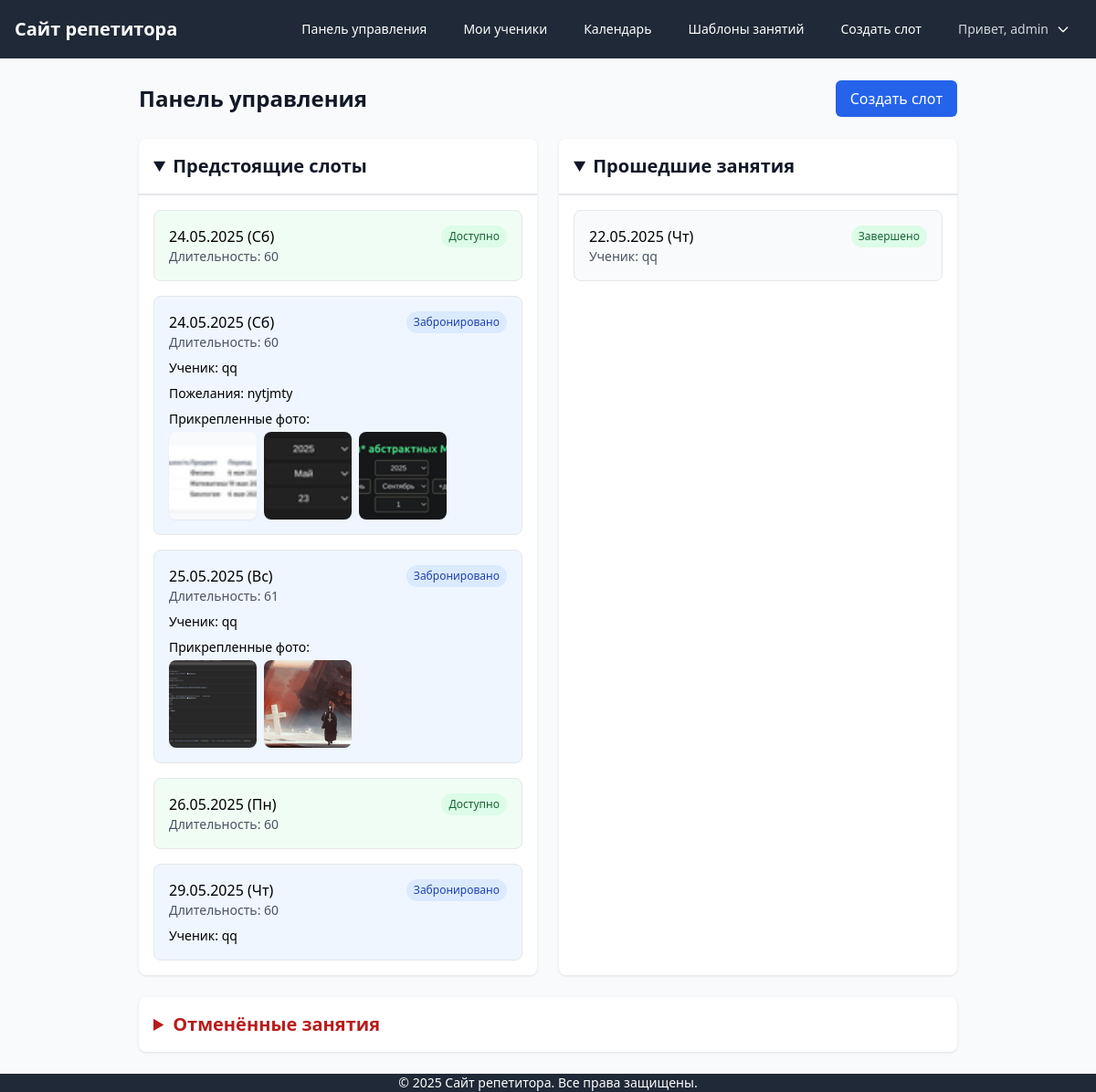
The app's page /tutor/ (signed in) with its own data.
### scheduler/models.py (models this page shows, shortened)
class TimeSlot(models.Model):
    STATUS_CHOICES = [
        ('available', 'Доступно'),
        ('booked', 'Забронировано'),
        ('completed', 'Завершено'),
        ('cancelled', 'Отменено'),
    ]
    tutor = models.ForeignKey(User, on_delete=models.CASCADE, related_name='time_slots')
    student = models.ForeignKey(User, on_delete=models.SET_NULL, null=True, blank=True, related_name='booked_slots')
    datetime = models.DateTimeField()
    status = models.CharField(max_length=10, choices=STATUS_CHOICES, default='available')
    duration = models.IntegerField(default=60, help_text='Длительность в минутах')
    notes = models.TextField(blank=True)
    class Meta:
        unique_together = ['tutor', 'datetime']
        ordering = ['datetime']

class Lesson(models.Model):
    STATUS_CHOICES = [
        ('scheduled', 'Запланировано'),
        ('completed', 'Завершено'),
        ('cancelled', 'Отменено'),
    ]
    SUBJECT_CHOICES = [
        ('math', 'Математика'),
        ('physics', 'Физика'),
        ('chemistry', 'Химия'),
        ('biology', 'Биология'),
        ('english', 'Английский язык'),
        ('russian', 'Русский язык'),
        ('literature', 'Литература'),
        ('history', 'История'),
        ('geography', 'География'),
        ('other', 'Другое'),
    ]
    time_slot = models.OneToOneField(TimeSlot, on_delete=models.CASCADE, related_name='lesson')
    student = models.ForeignKey(User, on_delete=models.CASCADE, related_name='booked_lessons')
    status = models.CharField(max_length=20, choices=STATUS_CHOICES, default='scheduled')
    subject = models.CharField(max_length=20, choices=SUBJECT_CHOICES, default='math')
    notes = models.TextField(blank=True)
    created_at = models.DateTimeField(auto_now_add=True)
    updated_at = models.DateTimeField(auto_now=True)

class LessonPhoto(models.Model):
    lesson = models.ForeignKey('Lesson', on_delete=models.CASCADE, related_name='photos')
    photo = models.ImageField(upload_to=lesson_photo_path)
    thumbnail = models.ImageField(upload_to=lesson_photo_path, blank=True, null=True)
    created_at = models.DateTimeField(auto_now_add=True)

### scheduler/views.py (the view)
# urls.py: path('tutor/', views.tutor_dashboard, name='tutor_dashboard'),
@login_required
@user_passes_test(is_tutor)
def tutor_dashboard(request):
    ensure_recurring_slots_for_tutor(request.user)
    slots = TimeSlot.objects.filter(
        tutor=request.user
    ).order_by('datetime')
    lessons = Lesson.objects.filter(
        time_slot__tutor=request.user
    ).order_by('time_slot__datetime')
    cancelled_lessons = lessons.filter(status='cancelled')
    context = {
        'now': timezone.now(),
        'slots': slots,
        'lessons': lessons,
        'upcoming_slots': slots.filter(datetime__gte=timezone.now()),
        'past_lessons': lessons.filter(time_slot__datetime__lt=timezone.now()).order_by('-time_slot__datetime'),
        'cancelled_lessons': cancelled_lessons,
    }
    return render(request, 'scheduler/tutor/dashboard.html', context)

### scheduler/templatetags/scheduler_extras.py (called while the page is built)
@register.filter
def date_with_weekday(value):
    if not value:
        return ""
    weekdays = ['Пн', 'Вт', 'Ср', 'Чт', 'Пт', 'Сб', 'Вс']
    return f"{value.strftime('%d.%m.%Y')} ({weekdays[value.weekday()]})"

### scheduler/views.py (called while the page is built)
def is_tutor(user):
    return user.groups.filter(name='Tutors').exists()

### scheduler/templates/scheduler/tutor/dashboard.html (shortened to what this page needs)
{% extends 'base.html' %}
{% load scheduler_extras %}
{% block content %}
<div class="space-y-6 max-w-4xl mx-auto">
    <div class="flex justify-between items-center">
        <h1 class="text-2xl font-bold text-gray-900">Панель управления</h1>
        <a href="{% url 'create_time_slot' %}" class="bg-blue-600 text-white px-4 py-2 rounded-md hover:bg-blue-700">
            Создать слот
        </a>
    </div>
    <div class="grid grid-cols-1 md:grid-cols-2 gap-6">
        <details open class="h-full">
            <summary class="text-xl font-semibold text-gray-900">Предстоящие слоты</summary>
            <div>
                {% if upcoming_slots %}
                    <div class="space-y-4">
                        {% for slot in upcoming_slots %}
                            <div class="border rounded-lg p-4 {% if slot.status == 'booked' %}bg-blue-50{% elif slot.status == 'available' %}bg-green-50{% else %}bg-gray-50{% endif %}">
                                <div class="flex justify-between items-start">
                                    <div>
                                        <p class="font-medium">{{ slot.datetime|date_with_weekday }}</p>
                                        <p class="text-sm text-gray-600">Длительность: {{ slot.duration }}</p>
                                    </div>
                                    <span class="px-2 py-1 text-xs rounded-full
                                        {% if slot.status == 'available' %}bg-green-100 text-green-800
                                        {% elif slot.status == 'booked' %}bg-blue-100 text-blue-800
                                        {% else %}bg-gray-100 text-gray-800{% endif %}">
                                        {{ slot.get_status_display }}
                                    </span>
                                </div>
                                {% if slot.student %}
                                    <p class="mt-2 text-sm">Ученик: {{ slot.student.get_full_name|default:slot.student.username }}</p>
                                    {% if slot.lesson.notes %}
                                        <p class="mt-2 text-sm">Пожелания: {{ slot.lesson.notes }}</p>
                                    {% endif %}
                                    {% if slot.lesson.photos.exists %}
                                        <div class="mt-2">
                                            <p class="text-sm font-medium mb-1">Прикрепленные фото:</p>
                                            <div class="flex flex-wrap gap-2">
                                                {% for photo in slot.lesson.photos.all %}
                                                    <img src="{{ photo.thumbnail.url }}"
                                                         alt="Фото к занятию"
                                                         class="w-24 h-24 object-cover rounded-lg shadow-sm cursor-pointer hover:opacity-90 transition-opacity"
                                                         onclick="openModal('{{ photo.photo.url }}', {{ forloop.counter0 }}, {{ slot.lesson.photos.count }})">
                                                {% endfor %}
                                            </div>
                                        </div>
                                    {% endif %}
                                {% endif %}
                            </div>
                        {% endfor %}
                    </div>
                {% else %}
                    <p class="text-gray-500">Нет предстоящих слотов</p>
                {% endif %}
            </div>
        </details>
        <details open class="h-full">
            <summary class="text-xl font-semibold text-gray-900">Прошедшие занятия</summary>
            <div>
                {% if past_lessons %}
                    <div class="space-y-4">
                        {% for lesson in past_lessons %}
                            <div class="border rounded-lg p-4 bg-gray-50">
                                <div class="flex justify-between items-start">
                                    <div>
                                        <p class="font-medium">{{ lesson.time_slot.datetime|date_with_weekday }}</p>
                                        <p class="text-sm text-gray-600">Ученик: {{ lesson.student.get_full_name|default:lesson.student.username }}</p>
                                    </div>
                                    {% if lesson.status == "scheduled" and lesson.time_slot.datetime < now %}
                                        <span class="px-2 py-1 text-xs rounded-full bg-green-100 text-green-800">Завершено</span>
                                    {% elif lesson.status == "cancelled" %}
                                        <span class="px-2 py-1 text-xs rounded-full bg-red-100 text-red-800">Отменено</span>
                                    {% else %}
                                        <span class="px-2 py-1 text-xs rounded-full bg-gray-100 text-gray-800">{{ lesson.get_status_display }}</span>
                                    {% endif %}
                                </div>
                            </div>
                        {% endfor %}
                    </div>
                {% else %}
                    <p class="text-gray-500">Нет прошедших занятий</p>
                {% endif %}
            </div>
        </details>
    </div>
    <details class="h-full">
        <summary class="text-xl font-semibold text-red-700">Отменённые занятия</summary>
    </details>
</div>
{% endblock %}

### scheduler/templates/base.html (shortened to what this page needs)
{% load static %}
<!DOCTYPE html>
<html lang="ru">
<head>
    <link rel="stylesheet" href="{% static 'css/output.css' %}">
</head>
<body class="flex flex-col min-h-screen bg-gray-50">
    <nav class="bg-gray-800 text-white">
        <div class="w-full max-w-[80rem] mx-auto px-4">
            <div class="flex items-center justify-between h-16">
                <div class="flex items-center">
                    <a href="{% url 'home' %}" class="text-xl font-bold">Сайт репетитора</a>
                </div>
                <div class="flex items-center space-x-4">
                    {% if user.is_authenticated %}
                        {% if not viewing_as_tutor and user.groups.all.0.name == 'Tutors' %}
                            <a href="{% url 'tutor_dashboard' %}" class="px-3 py-2 rounded-md text-sm font-medium hover:bg-gray-700">Панель управления</a>
                            <a href="{% url 'student_list' %}" class="px-3 py-2 rounded-md text-sm font-medium hover:bg-gray-700">Мои ученики</a>
                            <a href="{% url 'tutor_calendar' %}" class="px-3 py-2 rounded-md text-sm font-medium hover:bg-gray-700">Календарь</a>
                            <a href="{% url 'recurring_templates_list' %}" class="px-3 py-2 rounded-md text-sm font-medium hover:bg-gray-700">Шаблоны занятий</a>
                            <a href="{% url 'create_time_slot' %}" class="px-3 py-2 rounded-md text-sm font-medium hover:bg-gray-700">Создать слот</a>
                        {% elif not viewing_as_tutor and user.groups.all.0.name == 'Students' %}
                            <a href="{% url 'student_dashboard' %}" class="px-3 py-2 rounded-md text-sm font-medium hover:bg-gray-700">Мои занятия</a>
                            <a href="{% url 'student_profile' %}" class="px-3 py-2 rounded-md text-sm font-medium hover:bg-gray-700">Мой профиль</a>
                        {% endif %}
                        <div class="relative group">
                            <button class="px-3 py-2 rounded-md text-sm font-medium hover:bg-gray-700 flex items-center">
                                <span class="text-gray-300">Привет, {{ user.username }}</span>
                                <svg class="ml-2 h-4 w-4" fill="none" stroke="currentColor" viewBox="0 0 24 24">
                                    <path stroke-linecap="round" stroke-linejoin="round" stroke-width="2" d="M19 9l-7 7-7-7"/>
                                </svg>
                            </button>
                        </div>
                    {% else %}
                        <a href="{% url 'admin:login' %}" class="px-3 py-2 rounded-md text-sm font-medium hover:bg-gray-700">Войти</a>
                    {% endif %}
                </div>
            </div>
        </div>
    </nav>
    <main class="flex-grow w-full max-w-[80rem] mx-auto px-4 py-6">
        {% block content %}{% endblock %}
    </main>
    <footer class="bg-gray-800 text-white mt-auto">
        <div class="w-full max-w-[80rem] mx-auto px-4">
            <p class="text-center text-sm">© 2025 Сайт репетитора. Все права защищены.</p>
        </div>
    </footer>
</body>
</html>

### scheduler/templates/scheduler/tutor/dashboard.html (style rules this page uses)
details { background: white; border-radius: 8px; box-shadow: 0 1px 3px rgba(0,0,0,0.1); height: 100%; }
summary { padding: 1rem; cursor: pointer; font-weight: 600; font-size: 1.25rem; }
details > div { padding: 1rem; border-top: 1px solid #e5e7eb; }
details[open] summary { border-bottom: 1px solid #e5e7eb; }

### records on screen
TimeSlot: datetime "24.05.2025 (Сб)", duration "60", status "Доступно"
TimeSlot: datetime "24.05.2025 (Сб)", duration "60", status "Забронировано", student.get_full_name "qq", lesson.notes "nytjmty"
LessonPhoto: thumbnail (picture)
LessonPhoto: thumbnail (picture)
LessonPhoto: thumbnail (picture)
TimeSlot: datetime "25.05.2025 (Вс)", duration "61", status "Забронировано", student.get_full_name "qq"
LessonPhoto: thumbnail (picture)
LessonPhoto: thumbnail (picture)
TimeSlot: datetime "26.05.2025 (Пн)", duration "60", status "Доступно"
TimeSlot: datetime "29.05.2025 (Чт)", duration "60", status "Забронировано", student.get_full_name "qq"
Lesson: time_slot.datetime "22.05.2025 (Чт)", student.get_full_name "qq", status "Завершено"

### other values on screen
{{ user.username }} "admin"
